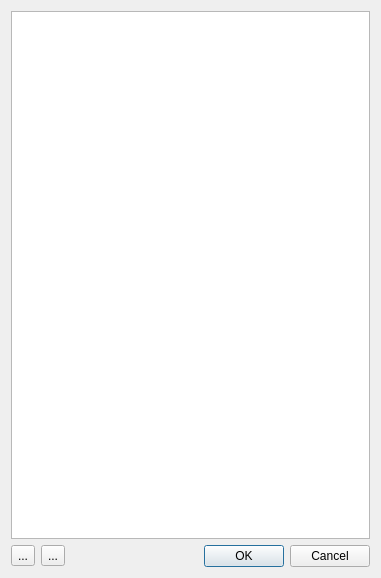
<?xml version="1.0" encoding="UTF-8"?>
<ui version="4.0">
 <class>ObjectNameEditor</class>
 <widget class="QDialog" name="ObjectNameEditor">
  <property name="geometry">
   <rect>
    <x>0</x>
    <y>0</y>
    <width>381</width>
    <height>578</height>
   </rect>
  </property>
  <property name="windowTitle">
   <string>Object Name Editor</string>
  </property>
  <layout class="QGridLayout" name="gridLayout">
   <item row="0" column="0" colspan="3">
    <widget class="QListWidget" name="listWidget">
     <property name="editTriggers">
      <set>QAbstractItemView::AllEditTriggers</set>
     </property>
     <property name="selectionBehavior">
      <enum>QAbstractItemView::SelectRows</enum>
     </property>
    </widget>
   </item>
   <item row="1" column="0">
    <widget class="QToolButton" name="btnAdd">
     <property name="toolTip">
      <string>Add a name</string>
     </property>
     <property name="text">
      <string>...</string>
     </property>
     <property name="icon">
      <iconset resource="../resources/resources.qrc">
       <normaloff>:/icon/add.png</normaloff>:/icon/add.png</iconset>
     </property>
     <property name="shortcut">
      <string>Ctrl+A</string>
     </property>
    </widget>
   </item>
   <item row="1" column="1">
    <widget class="QToolButton" name="btnDel">
     <property name="toolTip">
      <string>Delete current name</string>
     </property>
     <property name="text">
      <string>...</string>
     </property>
     <property name="icon">
      <iconset resource="../resources/resources.qrc">
       <normaloff>:/icon/appbar.minus.png</normaloff>:/icon/appbar.minus.png</iconset>
     </property>
     <property name="shortcut">
      <string>Ctrl+D</string>
     </property>
    </widget>
   </item>
   <item row="1" column="2">
    <widget class="QDialogButtonBox" name="buttonBox">
     <property name="orientation">
      <enum>Qt::Horizontal</enum>
     </property>
     <property name="standardButtons">
      <set>QDialogButtonBox::Cancel|QDialogButtonBox::Ok</set>
     </property>
    </widget>
   </item>
  </layout>
 </widget>
 <resources>
  <include location="../resources/resources.qrc"/>
 </resources>
 <connections>
  <connection>
   <sender>buttonBox</sender>
   <signal>accepted()</signal>
   <receiver>ObjectNameEditor</receiver>
   <slot>accept()</slot>
   <hints>
    <hint type="sourcelabel">
     <x>248</x>
     <y>254</y>
    </hint>
    <hint type="destinationlabel">
     <x>157</x>
     <y>274</y>
    </hint>
   </hints>
  </connection>
  <connection>
   <sender>buttonBox</sender>
   <signal>rejected()</signal>
   <receiver>ObjectNameEditor</receiver>
   <slot>reject()</slot>
   <hints>
    <hint type="sourcelabel">
     <x>316</x>
     <y>260</y>
    </hint>
    <hint type="destinationlabel">
     <x>286</x>
     <y>274</y>
    </hint>
   </hints>
  </connection>
 </connections>
</ui>
